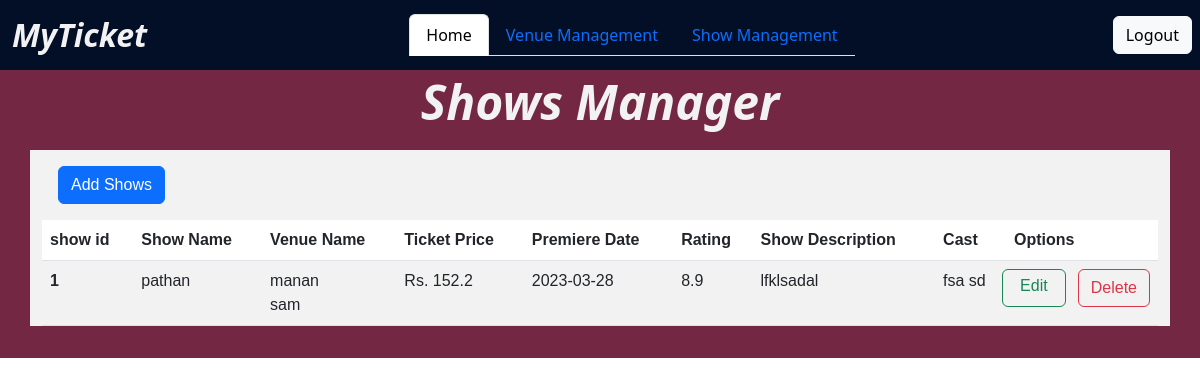
The page /admin/show_mgmt (signed in) on the database its author committed.
### app/models/models.py (models this page shows, shortened)
class Shows(db.Model):
    __tablename__ = "shows"
    __searchable__ = ['show_name', 'rating', 'tags', 'cast']
    show_id = db.Column(db.Integer, primary_key=True, autoincrement=True)
    show_name = db.Column(db.String, nullable=False)
    ticket_price = db.Column(db.Numeric(precision=2, scale=1), nullable=False)
    premiere_date = db.Column(DATE(storage_format="%(day)02d/%(month)02d/%(year)04d",
                                   regexp=re.compile("(?P<day>\d+)/(?P<month>\d+)/(?P<year>\d+)")))
    end_date = db.Column(DATE(storage_format="%(day)02d/%(month)02d/%(year)04d",
                              regexp=re.compile("(?P<day>\d+)/(?P<month>\d+)/(?P<year>\d+)")))
    rating = db.Column(db.Numeric(precision=2, scale=1))
    tags = db.Column(db.String)
    show_description = db.Column(db.String)
    cast = db.Column(db.String)
    poster_filename = db.Column(db.String(255), nullable=False)

class Venues(db.Model):
    __tablename__ = "venues"
    __searchable__ = ['venue_name', 'street', 'city', 'state', 'venue_tags']
    venue_id = db.Column(db.Integer, primary_key=True, autoincrement=True)
    venue_name = db.Column(db.String(150), unique=True, nullable=False)
    capacity = db.Column(db.Integer, nullable=False)
    street = db.Column(db.String(150), nullable=False)
    city = db.Column(db.String(150), nullable=False)
    state = db.Column(db.String(150), nullable=False)
    venue_tags = db.Column(db.String(150))

### app/controllers/admin/admin_controllers.py (the view)
@admin_controls.route("/show_mgmt", methods=['GET', 'POST'])
@admin_required
@login_required
def show_mgmt():
    shows = Shows.query.all()
    venues = []
    for show in shows:
        venue_shows = ShowsInVenues.query.filter_by(show_id=show.show_id).all()
        current_app.logger.info(venue_shows)
        for venue_show in venue_shows:
            venue = Venues.query.filter_by(venue_id=venue_show.venue_id).first()
            venues.append(str(venue.venue_name))
    current_app.logger.info(venues)
    return render_template("admin/shows/showmgmt.html.jinja2", shows=shows, venues=venues)

### app/controllers/auth.py (called while the page is built)
def admin_required(f):
    @wraps(f)
    def decorated(*args, **kwargs):
        is_admin = False
        if current_user.is_authenticated:
            is_admin = current_user.isadmin
        if not is_admin:
            return "<h1>Routes doesn't exits</h1>", 400
        elif is_admin:
            return f(*args, **kwargs)
    return decorated

@login_manager.user_loader
def load_user(user_id):
    return User.query.get(int(user_id))

### app/templates/admin/shows/showmgmt.html.jinja2 (shortened to what this page needs)
<!DOCTYPE html>
<html lang="en">
  <head>
    <link rel="stylesheet" href="../../static/styles/show_mgmt.style.css">
  </head>
  <body>
    {% include 'admin/base.html.jinja2' %}
    <div class="container-fluid show--container">
      <h4 class="shows__heading">Shows Manager</h4>
      <div class="show__list container mt-5" style="margin: 0 auto">
        <a href="add_show" class="btn btn-primary m-3">Add Shows</a>
        <table class="table table-striped">
          <thead>
            <tr>
              <th scope="col">{{ "show id" }}</th>
              <th scope="col">{{ "Show Name" }}</th>
              <th scope="col">{{ "Venue Name" }}</th>
              <th scope="col">{{ "Ticket Price  " }}</th>
              <th scope="col">{{ "Premiere Date" }}</th>
              <th scope="col">{{ "Rating" }}</th>
              <th scope="col" >{{ "Show Description" }}</th>
              <th scope="col">{{ "Cast" }}</th>
              <th scope="col">Options</th>
            </tr>
          </thead>
          <tbody>
            {% for show in shows %}
            <tr>
              <th scope="row">{{ show.show_id }}</th>
              <td>{{ show.show_name }}</td>
              <td style="max-width: 10rem;">
                {% for venue in venues%}
                {{venue}} <br />
                {% endfor %}
              </td>
              <td>Rs. {{ show.ticket_price }}</td>
              <td>{{ show.premiere_date }}</td>
              <td>{{ show.rating }}</td>
              <td style=" margin: 1rem; max-width: 10rem;">{{ show.show_description }}</td>
              <td style="max-width: 10rem;">{{show.cast}}</td>
              <td class="text-align-center">
                <span class="row">
                  <a
                    href="edit_show/{{ show.show_id }}"
                    class=" col btn btn-outline-success p-1"
                    >Edit</a
                  >
                  <form action="{{ url_for('admin_controllers.delete_show', show_id=show.show_id) }}" method="POST" class="col">
                    <button type="submit" class="btn btn-outline-danger">
                      Delete
                    </button>
                  </form>
                </span>
              </td>
            </tr>
            {% endfor %}
          </tbody>
        </table>
      </div>
    </div>
  </body>
</html>

### app/templates/admin/base.html.jinja2 (shortened to what this page needs)
<!DOCTYPE html>
<html lang="en">
  <head>
    <link
      href="https://cdn.jsdelivr.net/npm/bootstrap@5.3.0-alpha1/dist/css/bootstrap.min.css"
      rel="stylesheet"
    />
    <link
      rel="stylesheet"
      href="https://cdn.jsdelivr.net/npm/bootstrap-icons@1.10.3/font/bootstrap-icons.css"
    />
    <link rel="stylesheet" href="../static/styles/base.style.css" />
  </head>
  <body>
    <div class="nav--block">
      <nav class="navbar" style="background: rgba(3, 15, 38, 1)">
        <div>
          <a
            class="navbar-brand"
            style="color: rgba(242, 242, 242, 1); font-style: oblique"
            href="/"
          >
            MyTicket
          </a>
        </div>
        <ul class="nav nav-tabs">
          <li class="nav-item">
            <a class="nav-link active" aria-current="page" href="/admin">Home</a>
          </li>
          <li class="nav-item">
            <a class="nav-link" href="venue_mgmt">Venue Management</a>
          </li>
          <li class="nav-item">
            <a class="nav-link" href="show_mgmt">Show Management</a>
          </li>
        </ul>
        <div class="m-2">
          <a href="logout" class="btn btn-light">Logout</a>
        </div>
      </nav>
    </div>
  </body>
</html>

### app/static/styles/show_mgmt.style.css (style rules this page uses)
*, *::before, *::after { box-sizing: border-box; }
:root { font-family: 'PT Sans', sans-serif; --clr-primary-5: #f2f2f2; --clr-primary-4: #f25757; --clr-primary-3: #030f26; --clr-primary-2: #732743; --clr-primary-1: #d93250; --clr-sec-1: #FF3D3D; --w-light: 300; --w-heavy: 700; --w-regular: 500; }
body { margin: 0; font-family: 'PT Sans', sans-serif; }
.container-fluid { padding: 1rem; }
.show--container { background: var(--clr-primary-2); }
.shows__heading { color: var(--clr-primary-5); font-weight: var(--w-heavy); text-align: center; font-style: oblique; line-height: 0; margin: 1rem auto; font-size: 3rem; }
.show__list { background: var(--clr-primary-5); }

### app/static/styles/base.style.css (style rules this page uses)
*, *::before, *::after { box-sizing: border-box; }
:root { font-family: 'PT Sans', sans-serif; --clr-primary-5: #f2f2f2; --clr-primary-4: #f25757; --clr-primary-3: #030f26; --clr-primary-2: #732743; --clr-primary-1: #d93250; --clr-sec-1: #FF3D3D; --w-light: 300; --w-heavy: 700; --w-regular: 500; }
body { margin: 0; }
.container { font-family: 'PT Sans', sans-serif; }
.nav--block { padding: 0; }
.nav--block .navbar-brand { font-size: 2rem; font-weight: var(--w-heavy); padding: 0.5rem 0.75rem; margin: 0; }

### rows shown on the page
Shows: show_id "1", show_name "pathan", ticket_price "152.2", premiere_date "2023-03-28", rating "8.9", show_description "lfklsadal", cast "fsa sd"
Venues: venue_name "manan"
Venues: venue_name "sam"

### other values the page prints
{{ "show id" }} "show id"
{{ "Show Name" }} "Show Name"
{{ "Venue Name" }} "Venue Name"
{{ "Ticket Price  " }} "Ticket Price"
{{ "Premiere Date" }} "Premiere Date"
{{ "Rating" }} "Rating"
{{ "Show Description" }} "Show Description"
{{ "Cast" }} "Cast"
